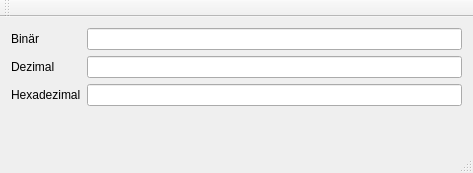
<?xml version="1.0" encoding="UTF-8"?>
<ui version="4.0">
 <class>MainWindow</class>
 <widget class="QMainWindow" name="MainWindow">
  <property name="geometry">
   <rect>
    <x>0</x>
    <y>0</y>
    <width>473</width>
    <height>173</height>
   </rect>
  </property>
  <property name="windowTitle">
   <string>MainWindow</string>
  </property>
  <widget class="QWidget" name="centralWidget">
   <layout class="QVBoxLayout" name="verticalLayout">
    <item>
     <layout class="QFormLayout" name="formLayout_2">
      <item row="0" column="0">
       <widget class="QLabel" name="label_3">
        <property name="text">
         <string>Binär</string>
        </property>
       </widget>
      </item>
      <item row="0" column="1">
       <widget class="QLineEdit" name="lineEdit"/>
      </item>
      <item row="1" column="0">
       <widget class="QLabel" name="label">
        <property name="text">
         <string>Dezimal</string>
        </property>
       </widget>
      </item>
      <item row="1" column="1">
       <widget class="QLineEdit" name="lineEdit_2"/>
      </item>
      <item row="2" column="0">
       <widget class="QLabel" name="label_2">
        <property name="text">
         <string>Hexadezimal</string>
        </property>
       </widget>
      </item>
      <item row="2" column="1">
       <widget class="QLineEdit" name="lineEdit_3"/>
      </item>
     </layout>
    </item>
   </layout>
  </widget>
  <widget class="QToolBar" name="mainToolBar">
   <attribute name="toolBarArea">
    <enum>TopToolBarArea</enum>
   </attribute>
   <attribute name="toolBarBreak">
    <bool>false</bool>
   </attribute>
  </widget>
  <widget class="QStatusBar" name="statusBar"/>
  <widget class="QMenuBar" name="menuBar">
   <property name="geometry">
    <rect>
     <x>0</x>
     <y>0</y>
     <width>473</width>
     <height>23</height>
    </rect>
   </property>
  </widget>
 </widget>
 <layoutdefault spacing="6" margin="11"/>
 <resources/>
 <connections/>
</ui>
